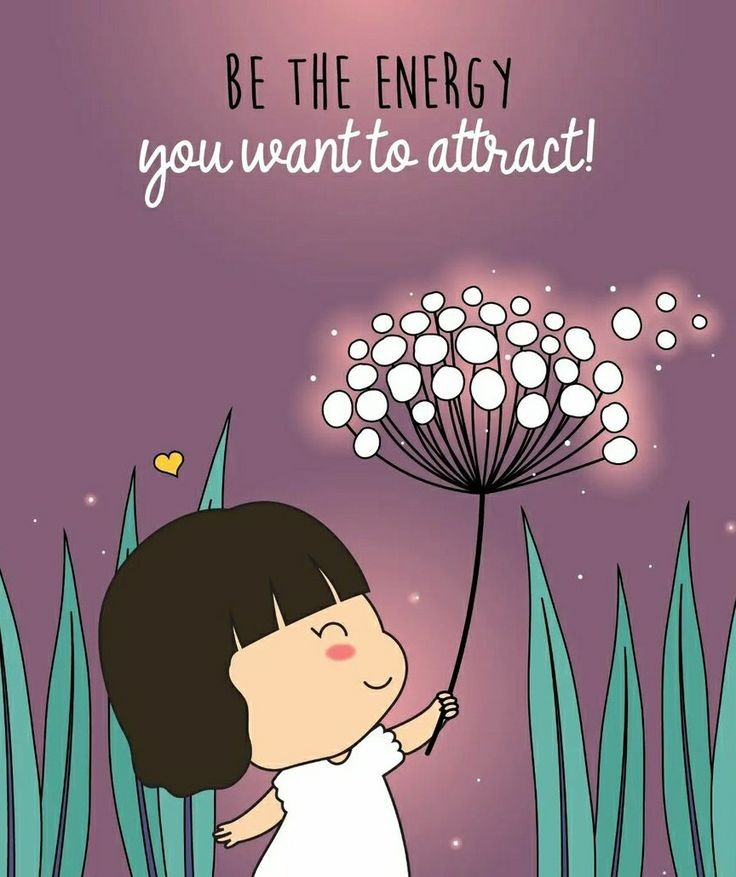
#> input picture 4.jpg, 736 x 877 px, given in place of left.png, which was not available
$ python GIF_creation.py
#> lines starting #> are read from the running program, lines starting #| are printed output that depends on the picture
import imageio
from PIL import Image
import tempfile
import os


filenames = ["left.png", "right.jpeg"]
images = []
for fnm in filenames:
    img = Image.open(fnm)
#> img is the input picture: PIL image 736x877 RGB; mean R, G, B 138.9, 114.9, 125.2
    img = img.resize((500, 500))
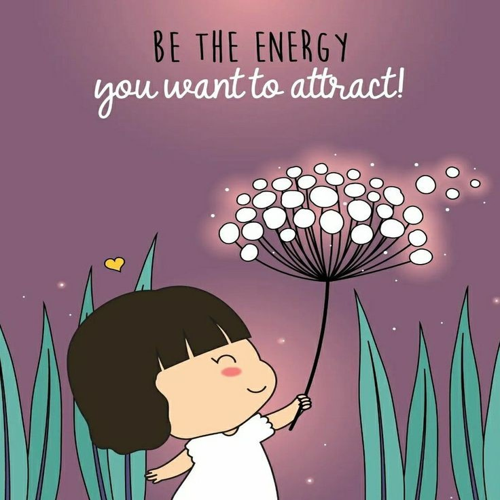
#> img: PIL image 500x500 RGB; mean R, G, B 138.9, 114.9, 125.2

    temp_file_path = tempfile.mktemp(suffix='.png')
    img.save(temp_file_path)

    images.append(imageio.imread(temp_file_path))

    os.remove(temp_file_path)
#> pass 2 of the loop `for fnm in filenames:`:
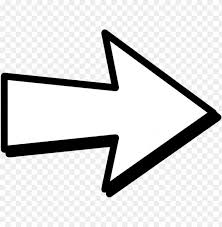
#> input picture right.jpeg, 222 x 227 px
#> img is the input picture: PIL image 222x227 RGB; min 0, max 255, mean 218.5
#> `img = img.resize((500, 500))`:
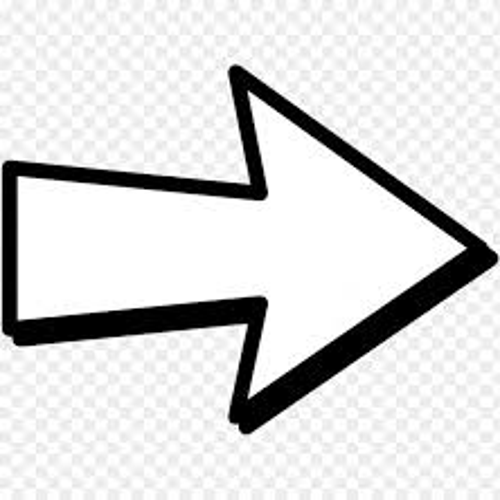
#> img: PIL image 500x500 RGB; min 0, max 255, mean 218.5

imageio.mimsave('sign.gif', images, 'GIF', duration=1)
